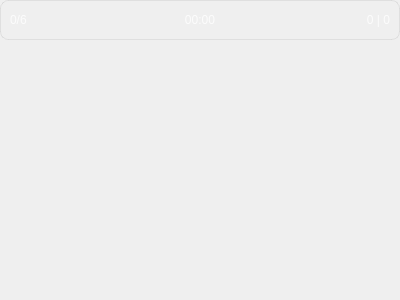
<?xml version="1.0" encoding="UTF-8"?>
<ui version="4.0">
 <class>GameWindow</class>
 <widget class="QWidget" name="GameWindow">
  <property name="geometry">
   <rect>
    <x>0</x>
    <y>0</y>
    <width>400</width>
    <height>300</height>
   </rect>
  </property>
  <property name="minimumSize">
   <size>
    <width>0</width>
    <height>40</height>
   </size>
  </property>
  <property name="windowTitle">
   <string>Form</string>
  </property>
  <layout class="QVBoxLayout" name="vertical_layout">
   <property name="leftMargin">
    <number>0</number>
   </property>
   <property name="topMargin">
    <number>0</number>
   </property>
   <property name="rightMargin">
    <number>0</number>
   </property>
   <property name="bottomMargin">
    <number>0</number>
   </property>
   <item>
    <widget class="QFrame" name="header_frame">
     <property name="minimumSize">
      <size>
       <width>0</width>
       <height>40</height>
      </size>
     </property>
     <property name="maximumSize">
      <size>
       <width>16777215</width>
       <height>40</height>
      </size>
     </property>
     <property name="styleSheet">
      <string notr="true">#header_frame {
    background: qlineargradient(
        x1: 0, y1: 0, x2: 1, y2: 1,
        stop: 0 rgba(30, 30, 30, 0.8),
        stop: 0.5 rgba(30, 30, 30, 0.4),
        stop: 1 rgba(30, 30, 30, 0.6)
    );
    border-radius: 8px;
    border: 1px solid rgba(200, 200, 200, 0.4);
}</string>
     </property>
     <property name="frameShape">
      <enum>QFrame::Shape::StyledPanel</enum>
     </property>
     <property name="frameShadow">
      <enum>QFrame::Shadow::Raised</enum>
     </property>
     <layout class="QHBoxLayout" name="horizontalLayout">
      <item>
       <widget class="QLabel" name="quest_count_label">
        <property name="styleSheet">
         <string notr="true">#quest_count_label {
	color: rgba(255, 255, 255, 0.8);
}</string>
        </property>
        <property name="text">
         <string>0/6</string>
        </property>
       </widget>
      </item>
      <item>
       <widget class="QLabel" name="next_quest_time_label">
        <property name="styleSheet">
         <string notr="true">#next_quest_time_label {
	color: rgba(255, 255, 255, 0.8);
}</string>
        </property>
        <property name="text">
         <string>00:00</string>
        </property>
        <property name="alignment">
         <set>Qt::AlignmentFlag::AlignCenter</set>
        </property>
       </widget>
      </item>
      <item>
       <widget class="QLabel" name="quest_scores_label">
        <property name="styleSheet">
         <string notr="true">#quest_scores_label {
	color: rgba(255, 255, 255, 0.8);
}</string>
        </property>
        <property name="text">
         <string>0 | 0</string>
        </property>
        <property name="alignment">
         <set>Qt::AlignmentFlag::AlignRight|Qt::AlignmentFlag::AlignTrailing|Qt::AlignmentFlag::AlignVCenter</set>
        </property>
       </widget>
      </item>
     </layout>
    </widget>
   </item>
   <item>
    <spacer name="verticalSpacer">
     <property name="orientation">
      <enum>Qt::Orientation::Vertical</enum>
     </property>
     <property name="sizeHint" stdset="0">
      <size>
       <width>20</width>
       <height>40</height>
      </size>
     </property>
    </spacer>
   </item>
  </layout>
 </widget>
 <resources/>
 <connections/>
</ui>
